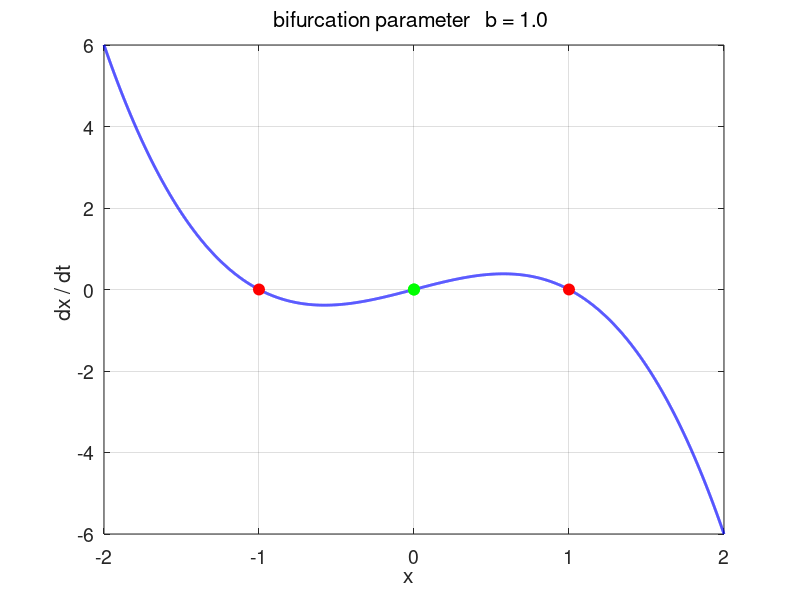

This chart was generated by the following MATLAB code: (Note: this script raises an error after producing the figure.)
% np003A.m

% Physics of Neurones
% [1D] Dynamical Models: EXAMPLES
%   CELL 1: Phase Portrait Plot
%            Define function in CELL 1
%   CELL 2: Time Evolution of State Variable: Solve equation of motion
%            Define function in CELL 4 at end of Script
%   CELL 3: Bifurcation Diagram 
%   CELL 4: Define function for oder45

% DOING PHYSICS WITH MATLAB: 
%   http://www.physics.usyd.edu.au/teach_res/mp/mphome.htm
% Documentation
%   http://www.physics.usyd.edu.au/teach_res/mp/doc/np001.htm
% Download Scripts
%   http://www.physics.usyd.edu.au/teach_res/mp/mscripts/

% Ian Cooper  MatlabVisualPhysics@gmail.com
% 191102

close all
clc
clear

global b
tic

% =====================================================================
% #1   PHASE PORTRAIT PLOT xDot vs x 
% =====================================================================

% Bifurcation Prameter
  b = 1;
% x grid 

  xMin = -2;
  xMax = 2;
  Nx = 9999;
  x = linspace(xMin,xMax, Nx);
  dx = x(2)-x(1);
   
% Define function
   xDot = b.*x - x.^3; 
%  xDot = -1 + x.^2;
%  xDot = x - x.^3;


% Find equilibrium points xDot = 0  
%   zCount     Number of equilibrium points  
%   zIndex     Indices for equilibrium points 
%   ep = -1    Stable equilibrium point
%   ep = + 1   Unstable equilibrium point

  zCount = 0;
  
  for c = 1:Nx-1
    zSign = xDot(c)*xDot(c+1);
      if zSign <= 0
         zCount = zCount + 1;
         zIndex(zCount) = c;
      end
  end
  
% Equilibrium Points 
  zLen = length(zIndex);
  if zLen > 0
    disp('Equilibrium Points')
    disp(x(zIndex));
% Sign of tangent at equilibrium point
    ep = zeros(zLen,1);
      for c =  1 : zLen
        ep(c) = sign( xDot(zIndex(c)+1) - xDot(zIndex(c)-1) );
        lambda(c) = ( xDot(zIndex(c)+1) - xDot(zIndex(c)-1) )/(2*dx);
      end
  end
    disp('  ')
    disp('Eigenvalues Lambda')
    disp(lambda);
  
figure(1)  % Phase Portrait Plot
  pos = [0.05 0.05 0.25 0.35];
  set(gcf,'Units','normalized');
  set(gcf,'Position',pos);
  set(gcf,'color','w');
  LW = 2;
 
  hold on
  xP = x; yP = xDot;
  plot(xP,yP,'b','linewidth',LW)
  
for c = 1 : zLen
  if ep(c) == -1; col = 'r'; end
  if ep(c) ==  1; col = 'g'; end
  Hplot = plot(xP(zIndex(c)),yP(zIndex(c)),'o');
  set(Hplot,'markersize',8,'markerfacecolor',col,'markeredgecolor',col);
end

  box on
  grid on
  xlabel('x  ')
  ylabel('dx / dt ')
  set(gca,'fontsize',14)
  
  tm = sprintf('bifurcation parameter   b = %2.1f ',b);
  title(tm,'fontweight','normal')

 
%% =====================================================================
%  #2   TIME EVOLUTION OF STATE VARIABLE
%  =====================================================================

% Initial conditions
   u0 = -2;
   
% Time domain
   tMax = 5;
   tSpan = linspace(0,tMax,9999);
   dt = tSpan(2)-tSpan(1);
  
% Solve ODE: State variable u
   options = odeset('RelTol',1e-6,'AbsTol',1e-6);
   [t,u] = ode45(@EqM, tSpan, u0, options);  


figure(2)  
  pos = [0.05 0.56 0.25 0.35];
  set(gcf,'Units','normalized');
  set(gcf,'Position',pos);
  set(gcf,'color','w');
  LW = 2;
  
  hold on
  xP = t; yP = u;
  plot(xP,yP,'b','linewidth',LW)
  
  ylim([xMin xMax])
  box on
  grid on
  xlabel('t  ')
  ylabel('x ')
  set(gca,'fontsize',14)

  tm = sprintf('bifurcation parameter   b = %2.1f ',b);
  title(tm,'fontweight','normal')
  
%% =====================================================================
%  #3   BIFURCATION DIAGRAM
%  =====================================================================
 
% Bifurcation parameter  a
N = 599;
aMin = -2.5; aMax = 2.5;
a1 = linspace(aMin, 0, N);
x1 = zeros(N,1);

a2 = linspace( 0,aMax, N);
x2 =  zeros(N,1);
x3 =  sqrt(a2);
x4 = -sqrt(a2);

figure(3)  
  pos = [0.45 0.56 0.25 0.35];
  set(gcf,'Units','normalized');
  set(gcf,'Position',pos);
  set(gcf,'color','w');
  LW = 2;
  
  hold on
  xP = a1; yP = x1;
  plot(xP,yP,'r','linewidth',LW)
  xP = a2; yP = x2;
  plot(xP,yP,'g','linewidth',LW)
  xP = a2; yP = x3;
  plot(xP,yP,'r','linewidth',LW)
  xP = a2; yP = x4;
  plot(xP,yP,'r','linewidth',LW)
  
  box on
  grid on
  xlabel('bifurcation parameter  b  ')
  ylabel('equilibium  x ')
  set(gca,'fontsize',14)


%%

toc

 
%% =====================================================================
%  #4   FUNCTIONS
%  =====================================================================

function uDot = EqM(t,u)
  global b
  uDot = zeros(1,1);
 
   uDot(1) = b*u(1) - u(1)^3;
%  uDot(1) = -1 + u(1)^2;
%  uDot(1) = u(1) - u(1)^3;
   
end  
